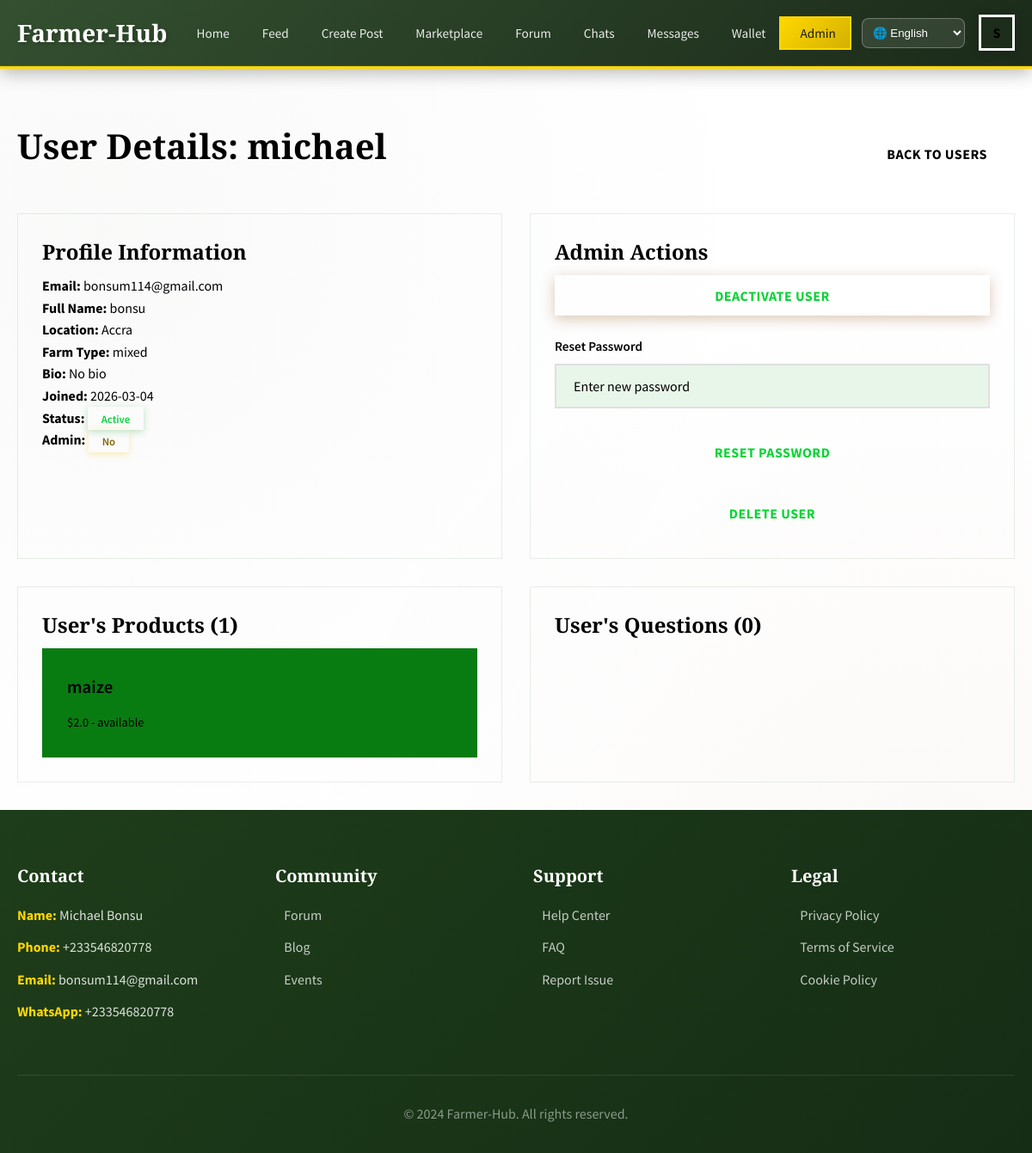
The app's page /admin/user/2 (signed in) with its own data.
### app.py (models this page shows, shortened)
class User(UserMixin, db.Model):
    id = db.Column(db.Integer, primary_key=True)
    username = db.Column(db.String(80), unique=True, nullable=False)
    email = db.Column(db.String(120), unique=True, nullable=False)
    password_hash = db.Column(db.String(200), nullable=False)
    full_name = db.Column(db.String(100), nullable=False)
    location = db.Column(db.String(100))
    farm_type = db.Column(db.String(50))  # crop, livestock, mixed
    bio = db.Column(db.Text)
    avatar = db.Column(db.String(200), default='default-avatar.png')
    social_provider = db.Column(db.String(20))  # google, facebook, twitter, local
    language = db.Column(db.String(10), default='en')  # en, es, fr, de, zh, hi
    is_admin = db.Column(db.Boolean, default=False)
    is_active = db.Column(db.Boolean, default=True)
    created_at = db.Column(db.DateTime, default=datetime.utcnow)
    last_login = db.Column(db.DateTime)
    login_count = db.Column(db.Integer, default=0)
    products = db.relationship('Product', backref='seller', lazy=True)
    questions = db.relationship('Question', backref='author', lazy=True)
    answers = db.relationship('Answer', backref='author', lazy=True)
    offers_sent = db.relationship('Offer', foreign_keys='Offer.buyer_id', backref='buyer', lazy=True)
    offers_received = db.relationship('Offer', foreign_keys='Offer.seller_id', backref='seller', lazy=True)
    messages_sent = db.relationship('Message', foreign_keys='Message.sender_id', backref='sender', lazy=True)
    messages_received = db.relationship('Message', foreign_keys='Message.receiver_id', backref='receiver', lazy=True)

class Product(db.Model):
    id = db.Column(db.Integer, primary_key=True)
    seller_id = db.Column(db.Integer, db.ForeignKey('user.id'), nullable=False)
    title = db.Column(db.String(150), nullable=False)
    description = db.Column(db.Text, nullable=False)
    category = db.Column(db.String(50), nullable=False)  # seeds, animals
    subcategory = db.Column(db.String(50))  # vegetables, fruits, livestock, poultry
    price = db.Column(db.Float, nullable=False)
    quantity = db.Column(db.Integer, default=1)
    unit = db.Column(db.String(20))  # kg, piece, liter
    image_url = db.Column(db.String(200))
    status = db.Column(db.String(20), default='available')  # available, sold, reserved
    created_at = db.Column(db.DateTime, default=datetime.utcnow)
    offers = db.relationship('Offer', backref='product', lazy=True)

### app.py (the view)
@app.route('/admin/user/<int:user_id>')
@login_required
@admin_required
def admin_user_detail(user_id):
    user = User.query.get_or_404(user_id)
    user_products = Product.query.filter_by(seller_id=user_id).all()
    user_questions = Question.query.filter_by(author_id=user_id).all()
    user_answers = Answer.query.filter_by(author_id=user_id).all()
    return render_template('admin/user_detail.html',
                         user=user,
                         products=user_products,
                         questions=user_questions,
                         answers=user_answers)

### app.py (called while the page is built)
@login_manager.user_loader
def load_user(user_id):
    return User.query.get(int(user_id))

@app.context_processor
def inject_translations():
    lang = 'en'
    if current_user.is_authenticated and current_user.language:
        lang = current_user.language
    elif session.get('language'):
        lang = session['language']
    return dict(
        languages=LANGUAGES,
        current_language=lang,
        t=TRANSLATIONS.get(lang, TRANSLATIONS['en'])
    )

def admin_required(f):
    from functools import wraps
    @wraps(f)
    def decorated_function(*args, **kwargs):
        if not current_user.is_authenticated:
            flash('Please log in to access this page.', 'error')
            return redirect(url_for('login'))
        if not current_user.is_admin:
            flash('You do not have admin privileges.', 'error')
            return redirect(url_for('dashboard'))
        return f(*args, **kwargs)
    return decorated_function

### templates/admin/user_detail.html (shortened to what this page needs)
{% extends "layout.html" %}
{% block content %}
<div class="container mt-4">
    <div class="d-flex justify-between align-center mb-4">
        <h1>User Details: {{ user.username }}</h1>
        <a href="{{ url_for('admin_users') }}" class="btn btn-outline">Back to Users</a>
    </div>
    <div class="grid grid-2">
        <div class="card">
            <div class="card-body">
                <h3>Profile Information</h3>
                <p><strong>Email:</strong> {{ user.email }}</p>
                <p><strong>Full Name:</strong> {{ user.full_name }}</p>
                <p><strong>Location:</strong> {{ user.location or 'Not specified' }}</p>
                <p><strong>Farm Type:</strong> {{ user.farm_type or 'Not specified' }}</p>
                <p><strong>Bio:</strong> {{ user.bio or 'No bio' }}</p>
                <p><strong>Joined:</strong> {{ user.created_at.strftime('%Y-%m-%d') }}</p>
                <p><strong>Status:</strong>
                    {% if user.is_active %}
                    <span class="solved-badge">Active</span>
                    {% else %}
                    <span class="unsolved-badge">Inactive</span>
                    {% endif %}
                </p>
                <p><strong>Admin:</strong>
                    {% if user.is_admin %}
                    <span class="solved-badge">Yes</span>
                    {% else %}
                    <span class="unsolved-badge">No</span>
                    {% endif %}
                </p>
            </div>
        </div>
        <div class="card">
            <div class="card-body">
                <h3>Admin Actions</h3>
                {% if user.id != current_user.id %}
                <form method="POST" action="{{ url_for('admin_toggle_user_active', user_id=user.id) }}" class="mb-3">
                    {% if user.is_active %}
                    <button type="submit" class="btn btn-secondary w-100">Deactivate User</button>
                    {% else %}
                    <button type="submit" class="btn btn-primary w-100">Activate User</button>
                    {% endif %}
                </form>
                <form method="POST" action="{{ url_for('admin_reset_password', user_id=user.id) }}" class="mb-3">
                    <div class="form-group">
                        <label class="form-label">Reset Password</label>
                        <input type="password" name="new_password" class="form-input" placeholder="Enter new password" required minlength="6">
                    </div>
                    <button type="submit" class="btn btn-accent w-100">Reset Password</button>
                </form>
                <form method="POST" action="{{ url_for('admin_delete_user', user_id=user.id) }}" onsubmit="return confirm('Are you sure you want to delete this user? This action cannot be undone.');">
                    <button type="submit" class="btn btn-outline w-100" style="border-color: var(--error); color: var(--error);">Delete User</button>
                </form>
                {% else %}
                <div class="alert alert-info">This is your own account. You cannot modify your own status.</div>
                {% endif %}
            </div>
        </div>
    </div>
    <div class="grid grid-2 mt-4">
        <div class="card">
            <div class="card-body">
                <h3>User's Products ({{ products|length }})</h3>
                {% for product in products %}
                <div class="forum-item">
                    <div class="forum-item-title">{{ product.title }}</div>
                    <div class="forum-item-meta">${{ product.price }} - {{ product.status }}</div>
                </div>
                {% endfor %}
            </div>
        </div>
        <div class="card">
            <div class="card-body">
                <h3>User's Questions ({{ questions|length }})</h3>
            </div>
        </div>
    </div>
</div>
{% endblock %}

### templates/layout.html (shortened to what this page needs)
<!DOCTYPE html>
<html lang="en">
<head>
    <link rel="stylesheet" href="{{ url_for('static', filename='css/style.css') }}">
    <link rel="stylesheet" href="{{ url_for('static', filename='css/animations.css') }}">
</head>
<body>
    {% if current_user.is_authenticated %}
    <nav class="navbar">
        <div class="navbar-container">
            <a href="{{ url_for('dashboard') }}" class="navbar-brand">
                Farmer-Hub
            </a>
            <div class="navbar-dashboard">
                <ul class="navbar-menu">
                    <li><a href="{{ url_for('dashboard') }}" title="Dashboard"><span class="nav-text">Home</span></a></li>
                    <li><a href="{{ url_for('feed') }}" title="Feed"><span class="nav-text">Feed</span></a></li>
                    <li><a href="{{ url_for('create_post') }}" title="Create Post"><span class="nav-text">Create Post</span></a></li>
                    <li><a href="{{ url_for('marketplace') }}" title="Marketplace"><span class="nav-text">Marketplace</span></a></li>
                    <li><a href="{{ url_for('forum') }}" title="Forum"><span class="nav-text">Forum</span></a></li>
                    <li><a href="{{ url_for('chats') }}" title="Chats"><span class="nav-text">Chats</span></a></li>
                    <li><a href="{{ url_for('messages') }}" title="Messages"><span class="nav-text">Messages</span></a></li>
                    <li><a href="{{ url_for('wallet') }}" title="Wallet"><span class="nav-text">Wallet</span></a></li>
                    {% if current_user.is_admin %}
                    <li><a href="{{ url_for('admin_dashboard') }}" title="Admin" class="admin-link"><span class="nav-text">Admin</span></a></li>
                    {% endif %}
                </ul>
            </div>
            <div class="navbar-actions">
                <div class="language-selector">
                    <select onchange="window.location.href='?lang='+this.value" style="padding: 0.5rem; border-radius: 8px; border: 1px solid rgba(255,255,255,0.3); background: rgba(255,255,255,0.1); color: white;">
                        <option value="en" {% if session.get('lang')=='en' or not session.get('lang') %}selected{% endif %}>🌐 English</option>
                    </select>
                </div>
                <div class="user-dropdown">
                    <div class="user-avatar">
                        {{ current_user.full_name[0]|upper }}
                    </div>
                </div>
            </div>
        </div>
    </nav>
    {% endif %}
    <div class="main-content">
        {% block content %}{% endblock %}
    </div>
    {% if current_user.is_authenticated %}
    <footer class="footer" style="background: linear-gradient(135deg, #1E3D1A 0%, #152d15 100%); color: white; padding: 4rem 0 2rem;">
        <div class="container">
            <div class="footer-content">
                <div class="footer-section" style="color: white;">
                    <h4 style="color: white;">Contact</h4>
                    <ul style="color: rgba(255,255,255,0.85);">
                        <li><strong style="color: #FFD700;">Name:</strong> Michael Bonsu</li>
                        <li><strong style="color: #FFD700;">Phone:</strong> +233546820778</li>
                        <li><strong style="color: #FFD700;">Email:</strong> bonsum114@gmail.com</li>
                        <li><strong style="color: #FFD700;">WhatsApp:</strong> +233546820778</li>
                    </ul>
                </div>
                <div class="footer-section">
                    <h4>Community</h4>
                    <ul>
                        <li><a href="{{ url_for('forum') }}">Forum</a></li>
                        <li><a href="#">Blog</a></li>
                        <li><a href="#">Events</a></li>
                    </ul>
                </div>
                <div class="footer-section">
                    <h4>Support</h4>
                    <ul>
                        <li><a href="#">Help Center</a></li>
                        <li><a href="#">FAQ</a></li>
                        <li><a href="#">Report Issue</a></li>
                    </ul>
                </div>
                <div class="footer-section">
                    <h4>Legal</h4>
                    <ul>
                        <li><a href="#">Privacy Policy</a></li>
                        <li><a href="#">Terms of Service</a></li>
                        <li><a href="#">Cookie Policy</a></li>
                    </ul>
                </div>
            </div>
            <div class="footer-bottom">
                <p>&copy; 2024 Farmer-Hub. All rights reserved.</p>
            </div>
        </div>
    </footer>
    {% endif %}
</body>
</html>

### css/animations.css (style rules this page uses)
.card { transition: all 0.3s cubic-bezier(0.4, 0, 0.2, 1); }
.btn { position: relative; overflow: hidden; }
.btn::before { content: ''; position: absolute; top: 0; left: -100%; width: 100%; height: 100%; background: linear-gradient( 90deg, transparent, rgba(255, 255, 255, 0.3), transparent ); transition: left 0.5s ease; }
.navbar-menu a { position: relative; }
.navbar-menu a::after { content: ''; position: absolute; bottom: 0; left: 50%; width: 0; height: 2px; background: #FFD700; transition: all 0.3s ease; transform: translateX(-50%); }

### records on screen
User: full_name "S"
User: username "michael", email "bonsum114@gmail.com", full_name "bonsu", location "Accra", farm_type "mixed", bio "No bio", created_at "2026-03-04"
Product: title "maize", price "2.0", status "available"

### other values on screen
{{ products|length }} "1"
{{ questions|length }} "0"
